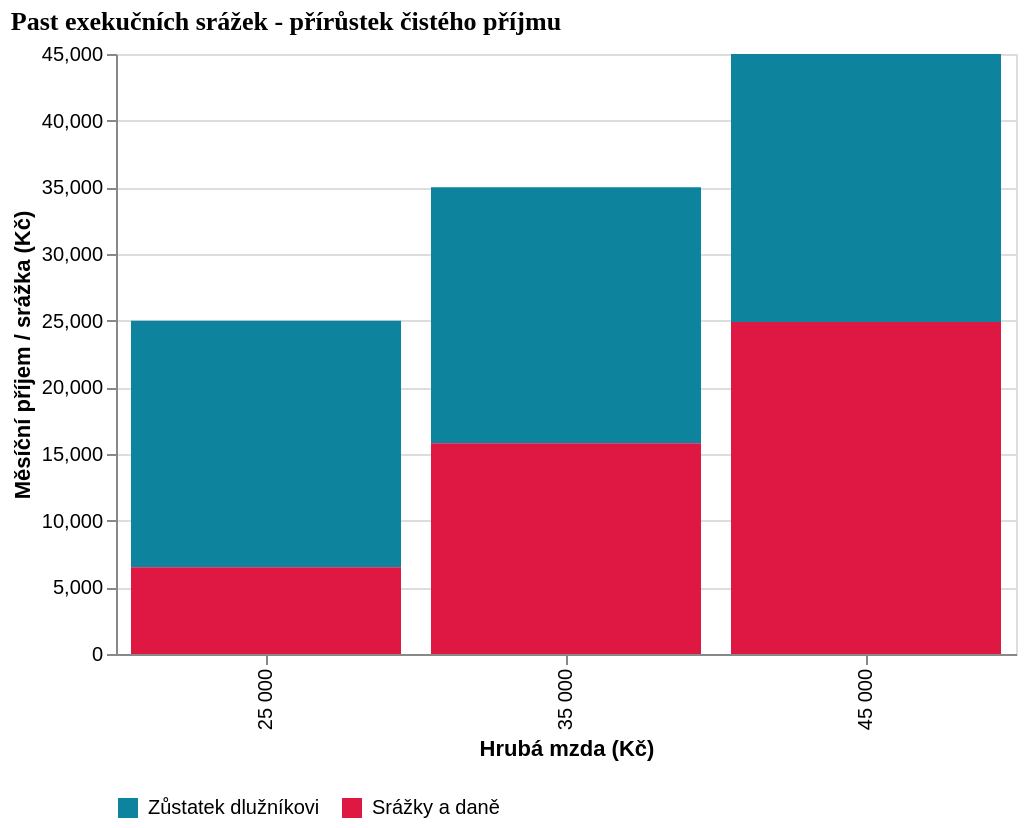

Write a Vega-Lite specification for this figure.
### Vega-Lite specification from a JSON file in a GitHub repository (floating-point values rounded to 4 significant figures)
{"$schema": "https://vega.github.io/schema/vega-lite/v5.json", "title": {"text": "Past exekučních srážek - přírůstek čistého příjmu", "fontSize": 13, "font": "Roboto Slab", "anchor": "start"}, "width": 450, "padding": 5, "data": {"values": [{"hruba_mzda": "25 000", "typ": "Zůstatek dlužníkovi", "castka": 18500, "order": 2}, {"hruba_mzda": "25 000", "typ": "Srážky a daně", "castka": 6500, "order": 1}, {"hruba_mzda": "35 000", "typ": "Zůstatek dlužníkovi", "castka": 19200, "order": 2}, {"hruba_mzda": "35 000", "typ": "Srážky a daně", "castka": 15800, "order": 1}, {"hruba_mzda": "45 000", "typ": "Zůstatek dlužníkovi", "castka": 20100, "order": 2}, {"hruba_mzda": "45 000", "typ": "Srážky a daně", "castka": 24900, "order": 1}]}, "config": {"axis": {}, "legend": {}}, "mark": "bar", "encoding": {"x": {"field": "hruba_mzda", "type": "nominal", "title": "Hrubá mzda (Kč)", "sort": ["25 000", "35 000", "45 000"]}, "y": {"field": "castka", "type": "quantitative", "title": "Měsíční příjem / srážka (Kč)"}, "color": {"field": "typ", "type": "nominal", "scale": {"domain": ["Zůstatek dlužníkovi", "Srážky a daně"], "range": ["#0e839e", "#de1743"]}, "legend": {"orient": "bottom", "title": null}}, "order": {"field": "order"}}, "_source": "Mapa zadlužení / IPŘP, PAQ Research, Daniel Prokop: Slepé skvrny"}
